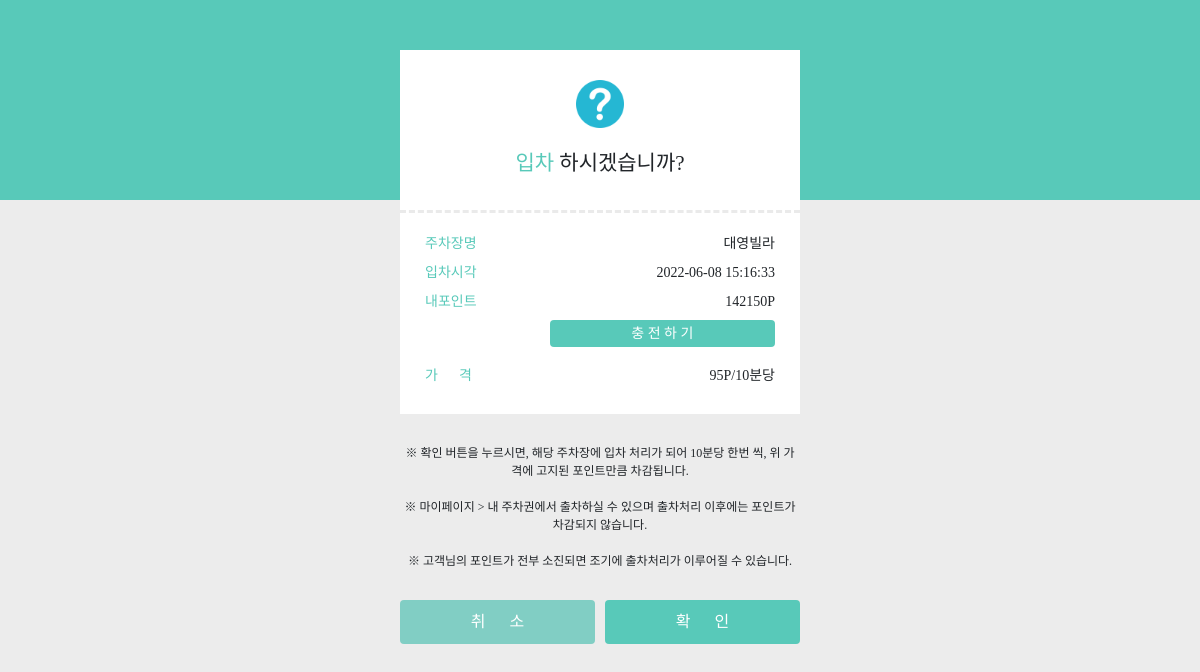
The page /map/ticket/buy/36 (signed in) on the database as committed earlier.
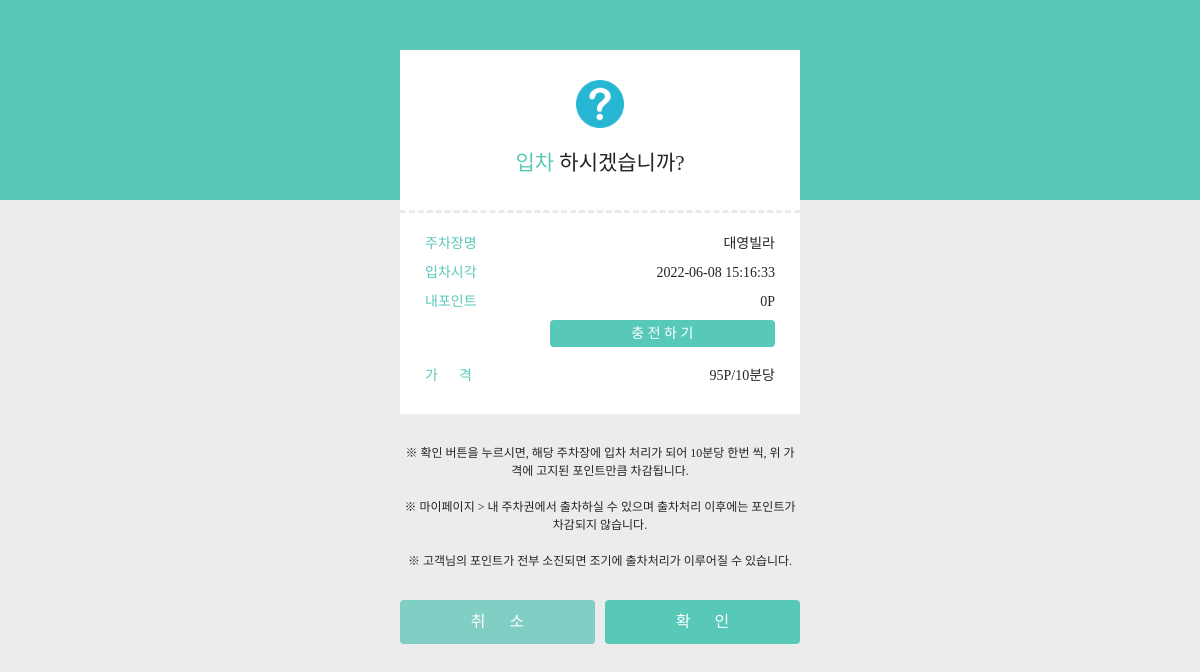
The same page on the database as committed later.
### common/models.py (models this page shows, shortened)
class Personal(models.Model):
    user = models.OneToOneField(User, on_delete=models.CASCADE, primary_key=True)
    nickname = models.CharField(max_length=100)
    point = models.IntegerField(null=True, blank=True)
    deposit = models.IntegerField()
    email = models.CharField(max_length=200)
    phone = models.CharField(max_length=14)
    addr = models.CharField(max_length=200)
    postcode = models.IntegerField()
    push_token = models.CharField(max_length=100)
    class Meta:
        db_table= 'personal'

### map/views.py (the view)
# urls.py: path('ticket/buy/<int:parking_lot_id>', views.buy_ticket, name='buy_ticket'),
def buy_ticket(request, parking_lot_id):
    parking_lot = ParkingLot.objects.get(id=parking_lot_id)
    personal = Personal.objects.get(user=request.user)
    context = {'parking_lot':parking_lot, 'personal': personal}
    return render(request, 'map/ticket_form.html', context)

### templates/map/ticket_form.html (shortened to what this page needs)
{% extends 'base.html' %}
{% load static %}
{% block content %}
<div id="content">
    <div id="header">
        <text id="message">
            <img src="{% static 'icon/question.png' %}" id="status_icon" /><br>
            <text class="bold">입차</text> 하시겠습니까?
        </text>
    </div>
    <hr>
    <div class="container" id="body">
        <div class="row mb-2" id="row">
            <div class="col-4 left-col" >주차장명</div>
            <div class="col-8 right-col" id="name">{{ parking_lot.name }}</div>
        </div>
        <div class="row mb-2" id="row">
            <div class="col-4 left-col" >입차시각</div>
            <div class="col-8 right-col" id="datetime"></div>
        </div>
        <div class="row mb-2" id="row">
            <div class="col-4 left-col" >내포인트</div>
            <div class="col-8 right-col" id="point">{{ personal.point }}P</div>
        </div>
        <div class="row mb-2" id="row">
            <div class="col-4 left-col" ></div>
            <div class="col-8 right-col">
                <button type="button" class="btn btn-sub shadow-none" onclick="goToPay()">
                    충 전 하 기
                </button>
            </div>
        </div>
        <div class="row mb-2" id="row">
            <div class="col-4 left-col" >가&nbsp;&nbsp;&nbsp;&nbsp;&nbsp;&nbsp;격</div>
            <div class="col-8 right-col" id="fee">{{ parking_lot.fee }}P/10분당</div>
        </div>
    </div>
</div>
<div id="info">
    ※ 확인 버튼을 누르시면, 해당 주차장에 입차 처리가 되어 10분당 한번 씩, 위 가격에 고지된 포인트만큼 차감됩니다.<br><br>
    ※ 마이페이지 > 내 주차권에서 출차하실 수 있으며 출차처리 이후에는 포인트가 차감되지 않습니다.<br><br>
    ※ 고객님의 포인트가 전부 소진되면 조기에 출차처리가 이루어질 수 있습니다.
</div>
<div class="container" id="buttons">
    <div class="row" id="row">
        <div class="col-6" style="padding-left:0px; padding-right:5px;">
            <button class="btn btn-main shadow-none" id="btn_cancel" type="button"  onclick="goToMain()">
                취&nbsp;&nbsp;&nbsp;&nbsp;&nbsp;&nbsp;소
            </button>
        </div>
        <div class="col-6" style=" padding-left:5px; padding-right:0px;">
            <button class="btn btn-main shadow-none" id="btn_ok" type="button" onclick="submit()">
                확&nbsp;&nbsp;&nbsp;&nbsp;&nbsp;&nbsp;인
            </button>
        </div>
    </div>
</div>
{% endblock %}

Rows that differ between the two databases and show on the page:
changed Personal: point "142150" → "0"
